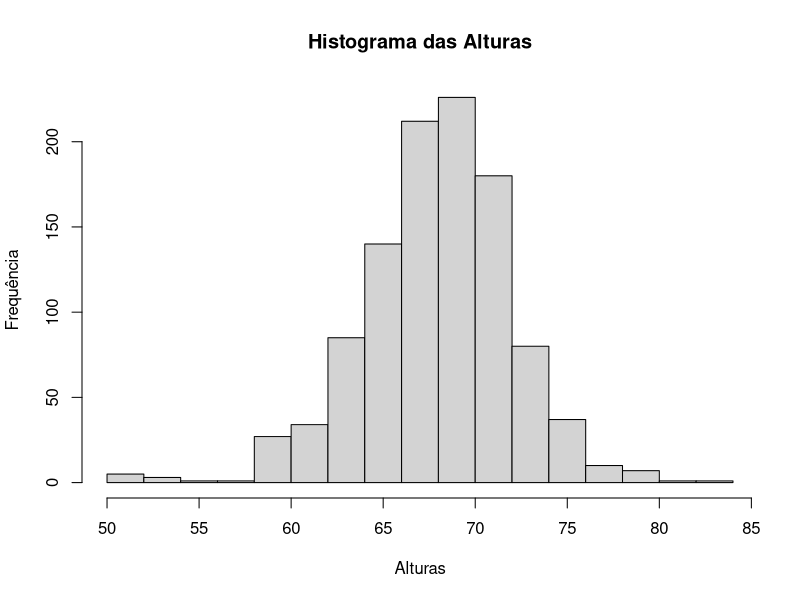

Write the R code that produced this figure.
#Antes de iniciar o curso, a HarvardX aplica um pré-teste abordando conhecimentos básicos sobre o software R.
#Afinal, é um curso de Machine Learning em R. São 9 questões no total e cada questão é de natureza diferente.
#Let's go!
#Instalando e carregando o pacote solicitado.

install.packages("dslabs")
library(dslabs)

#Os dados que vão ser utilizados para análise é denominado por "heights" e que se encontra dentro do pacote já instalado (dslabs). 
#É fácil observar (no canto superior direito) que estes dados possui um total de 1050 linhas e 2 variáveis e, ao carregar os dados, 
#é possível verificar que as variáveis são denominadas por "sex" e "height", em que a variável "sex" possui o grupo "Male" e "Female".

data("heights")
head(heights) #para visualizar apenas algumas linhas dos dados

#Questões

#A primeira questão abordou tópicos relacionados a qual categoria se refere cada variável ou grupo.
#Heights é um dataset e, por consequência, é um data.frame, já a variável "sex" é uma coluna que possui dois fatores (Male e Female)
#e por isso é um vetor de fator ou, em inglês, factor vector. Diferente da coluna "sex", a coluna "height" são números que caracterizam 
#a altura dos indivíduos e por decorrência deste fato este é um vetor de números. Quanto as categorias Male e Female, as duas são uma 
#string de caracteres.

#A segunda questão foi sobre a dimensão dos objetos. Por exemplo, qual a dimensão do dataset?

dim(heights)

#A terceira questão questinou qual seria a altura correspondente da linha 777.

heights$height[777]

#Quarta questão abordou de quantas formas poderímos encontrar o sexo do indivíduo da linha 777.

heights$sex[777]
#ou
heights[777,1]

#Observação: A terceira e a quarta questão foram abordadas para saber se você sabe trabalhar com linhas e colunas dentro de um dataset.
#Em matrizes é da mesma forma. Antes da vírgula são as linhas e após são as colunas.

#A quinta questão é sobre a "procura" máximo e mínimo dentro do dataset. Por exemplo, qual é a altura máxima do dataset?

which.max(heights$height)

#O comando "which.max" retorna a linha em que se encontra o valor máximo da 
#váriavel height, e não é isso que a gente quer. Então,


max(heights$height)

#A altura máxima da variável height é 82.67. Mas, poderíamos também utilizar
#o comando summary para atingir o objetivo que é encontrar a altura máxima.
#E qual é a linha em que se encontra o altura miníma?

which.min(heights$height)

#Ou seja, a linha em que se encontra o valor minímo para a altura é a 1032.
#O comando summary que comentei acima nos fornece o resumo estatístico do dataset e na sexta questão a pergunta é: Qual é a média 
#da variável height? E qual é a sua mediana?

summary(heights$height)

#Logo, de acordo com o resumo, a média das alturas é 68.32 e a mediana é 68.50. 
#Qual a conclusão que podemos colher dessas medidas resumo? Podemos ressaltar que a distribuição dessa variável é em formato de sino,
#ou seja, sua mediana é, basicamente, igual a média. Talvez essa variável possa ser distribuída normalmente, mas deve-se fazer testes 
#para comprovação.



hist(heights$height, main = "Histograma das Alturas", xlab = "Alturas",
     ylab = "Frequência")


#A sétima questão me deixou na dúvida e, por isso, errei. A pergunta era qual a proporção de indivíduos que são do sexo masculino. Inicialmente, fiz com os operadores matemáticos.

#Solicitei através do comando summary o resumo estatístico da variável sex afim de coletar quantos indivíduos estão alocados em cada grupo.

summary(heights$sex)

#São 812 indivíduos do sexo masculino em um total de 1050.

(812/1050)*100

#A resposta inserida foi 77.33, mas estava incorreta. Você sabe o porque? Foi pedido a PROPORÇÃO e não a PORCENTAGEM. 
#Logo, a resposta correta é 0.7733. É importante ressaltar aqui que o curso é 100% em inglês, e isso pode afetar algumas
#interpretações da minha parte.

#A qustão 8 questão aborda condições, e a pergunta foi: Quantos indivíduos são mais altos do que 78 inches?
#Inicialmente eu "buguei". Esqueci algumas condições do R, dado que eu estava estudando SQL e Python. Então, a minha primeira 
#forma de pensar foi verificar através de TRUE or FALSE.

heights$height>78

#Mas, eu não conseguia contar quantos TRUE haviam. E por isso comecei a pensar em qual forma seria mais fácil fazer contagem. 
#Foi aí que pensei no table e consegui chegar a resposta correta.

table(heights$height>78) #quantos são maiores que 78

#A questão 9 é bem parecida com a 8, mas com um pequeno diferencial. Quantos indivíduos do sexo feminino são mais altos do que 78 inches?
#Tentei de várias formas. Mas, a solução foi obtida através do comando table novamente.

table(heights$height>78 & heights$sex == "Female")

#Bem, foram essas questões. Errei duas por interpretar de uma forma incorreta o exercício, mas no geral foi bem proveitoso.
